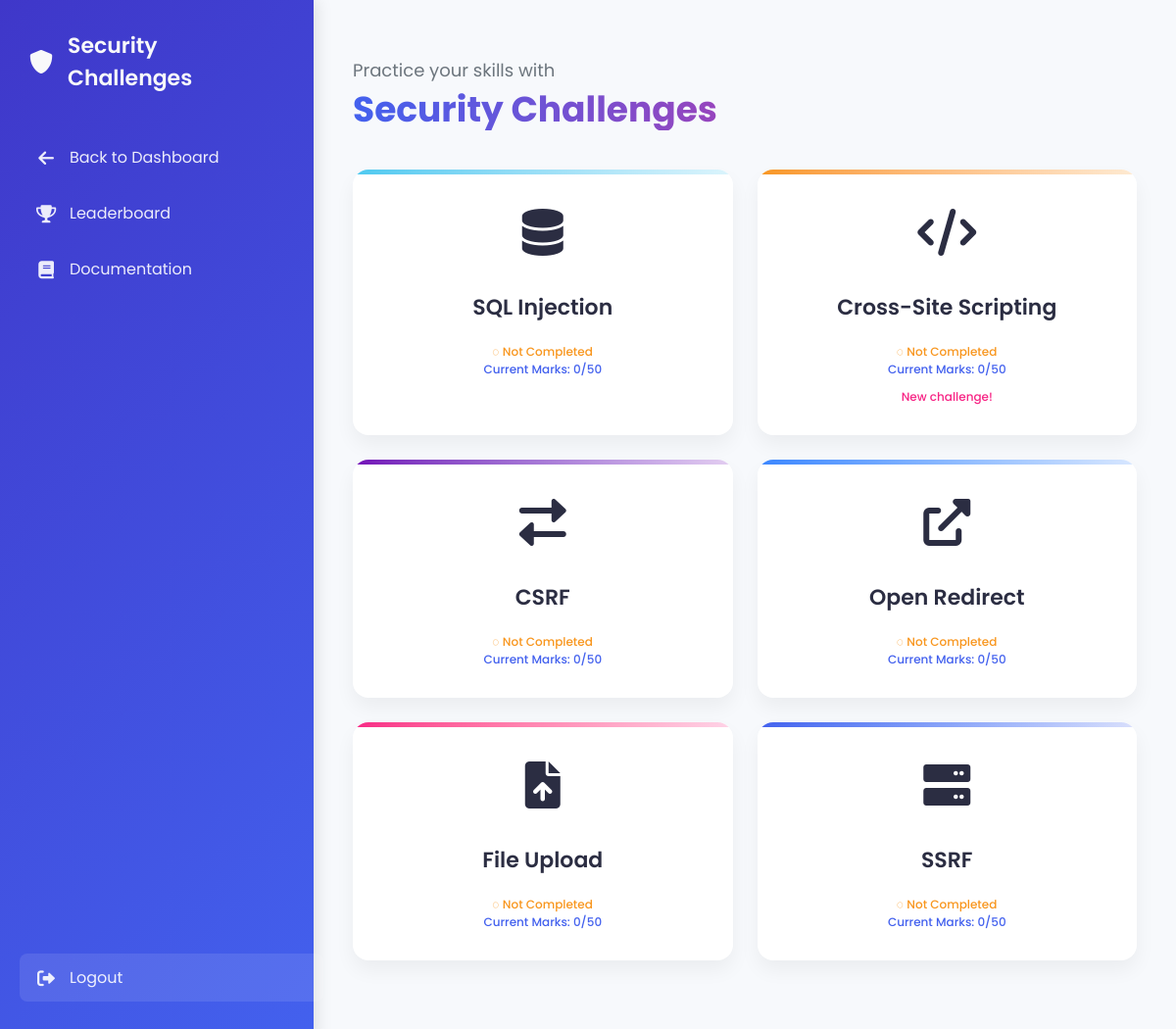
Screenshot of /progress.php (signed in) with the database file from the repository.
### tables this page shows
CREATE TABLE `user_task_progress` (
  `progress_id` int(11) NOT NULL,
  `user_id` int(11) NOT NULL,
  `xss_complete` tinyint(1) DEFAULT 0,
  `xss_hintseen` tinyint(1) DEFAULT 0,
  `xss_solutionseen` tinyint(1) DEFAULT 0,
  `xss_totalmark` int(11) DEFAULT 0,
  `xss_completion_time` timestamp NULL DEFAULT NULL,
  `csrf_complete` tinyint(1) DEFAULT 0,
  `csrf_hintseen` tinyint(1) DEFAULT 0,
  `csrf_solutionseen` tinyint(1) DEFAULT 0,
  `csrf_totalmark` int(11) DEFAULT 0,
  `csrf_completion_time` timestamp NULL DEFAULT NULL,
  `fileupload_complete` tinyint(1) DEFAULT 0,
  `fileupload_hintseen` tinyint(1) DEFAULT 0,
  `fileupload_solutionseen` tinyint(1) DEFAULT 0,
  `fileupload_totalmark` int(11) DEFAULT 0,
  `fileupload_completion_time` timestamp NULL DEFAULT NULL,
  `sqlinjection_complete` tinyint(1) DEFAULT 0,
  `sqlinjection_hintseen` tinyint(1) DEFAULT 0,
  `sqlinjection_solutionseen` tinyint(1) DEFAULT 0,
  `sqlinjection_totalmark` int(11) DEFAULT 0,
  `sqlinjection_completion_time` timestamp NULL DEFAULT NULL,
  `openredirect_complete` tinyint(1) DEFAULT 0,
  `openredirect_hintseen` tinyint(1) DEFAULT 0,
  `openredirect_solutionseen` tinyint(1) DEFAULT 0,
  `openredirect_totalmark` int(11) DEFAULT 0,
  `openredirect_completion_time` timestamp NULL DEFAULT NULL,
  `ssrf_complete` tinyint(1) DEFAULT 0,
  `ssrf_hintseen` tinyint(1) DEFAULT 0,
  `ssrf_solutionseen` tinyint(1) DEFAULT 0,
  `ssrf_totalmark` int(11) DEFAULT 0,
  `ssrf_completion_time` timestamp NULL DEFAULT NULL
);

### public/progress.php (the view, shortened to what this page needs)
<?php
require 'config.php';
try {
    $stmt = $pdo->prepare("SELECT * FROM user_task_progress WHERE user_id = ?");
    $stmt->execute([$_SESSION['user_id']]);
    $progress = $stmt->fetch(PDO::FETCH_ASSOC);
} catch (PDOException $e) {
    error_log("Database error: " . $e->getMessage());
    $progress = [];
}
$tasks = [
    'sqlinjection' => [
        'title' => 'SQL Injection',
        'icon' => 'fa-database',
        'page' => 'sqlinjection.php',
        'color' => 'sql'
    ],
    'xss' => [
        'title' => 'Cross-Site Scripting',
        'icon' => 'fa-code',
        'page' => 'xss.php',
        'color' => 'xss'
    ],
    'csrf' => [
        'title' => 'CSRF',
        'icon' => 'fa-exchange-alt',
        'page' => 'csrf.php',
        'color' => 'csrf'
    ],
    'openredirect' => [
        'title' => 'Open Redirect',
        'icon' => 'fa-external-link-alt',
        'page' => 'openredirect.php',
        'color' => 'redirect'
    ],
    'fileupload' => [
        'title' => 'File Upload',
        'icon' => 'fa-file-upload',
        'page' => 'fileupload.php',
        'color' => 'upload'
    ],
    'ssrf' => [
        'title' => 'SSRF',
        'icon' => 'fa-server',
        'page' => 'ssrf.php',
        'color' => 'ssrf'
    ]
];
?>
<!DOCTYPE html>
<html lang="en">
<head>
  <link rel="stylesheet" href="https://cdnjs.cloudflare.com/ajax/libs/font-awesome/6.0.0-beta3/css/all.min.css">
</head>
<body>
<div class="sidebar">
  <div>
    <div class="sidebar-header">
      <i class="fas fa-shield-alt"></i>
      <h2>Security Challenges</h2>
    </div>
    <div class="sidebar-menu">
      <a href="dashboard.php">
        <i class="fas fa-arrow-left"></i>
        Back to Dashboard
      </a>
      <a href="leaderboard.php">
        <i class="fas fa-trophy"></i>
        Leaderboard
      </a>
      <a href="#">
        <i class="fas fa-book"></i>
        Documentation
      </a>
    </div>
  </div>
  <a href="logout.php" class="logout-btn">
    <i class="fas fa-sign-out-alt"></i>
    Logout
  </a>
</div>
<div class="main">
  <div class="welcome-section">
    <p class="welcome-text">Practice your skills with</p>
    <h1 class="username">Security Challenges</h1>
  </div>
  <div class="challenges-grid">
    <?php foreach ($tasks as $taskKey => $taskConfig):
        $completed = $progress[$taskKey.'_complete'] ?? false;
        $marks = $progress[$taskKey.'_totalmark'] ?? 0;
    ?>
    <div class="challenge-card challenge-<?php echo $taskConfig['color']; ?>"
         onclick="navigateTo('<?php echo $taskConfig['page']; ?>')">
      <div class="challenge-icon">
        <i class="fas <?php echo $taskConfig['icon']; ?>"></i>
      </div>
      <h3 class="challenge-title"><?php echo $taskConfig['title']; ?></h3>
      <div class="challenge-status">
        <?php if($completed): ?>
          <span style="color: var(--success);">✓ Completed</span><br>
          Marks: <?php echo $marks; ?>/50
        <?php else: ?>
          <span style="color: var(--warning);">◌ Not Completed</span><br>
          Current Marks: <?php echo $marks; ?>/50
        <?php endif; ?>
      </div>
      <?php if($taskKey === 'xss' && !$completed): ?>
        <div class="challenge-status" style="color: var(--danger); margin-top: 10px;">
          New challenge!
        </div>
      <?php endif; ?>
    </div>
    <?php endforeach; ?>
  </div>
</div>
</body>
</html>

### public/progress.php (style rules this page uses)
:root { --primary: #4361ee; --secondary: #3f37c9; --accent: #4895ef; --dark: #2b2d42; --light: #f8f9fa; --success: #4cc9f0; --warning: #f8961e; --danger: #f72585; --gray: #6c757d; }
body { margin: 0; font-family: 'Poppins', sans-serif; display: flex; height: 100vh; background-color: #f7f9fc; color: var(--dark); }
.sidebar { width: 280px; background: linear-gradient(135deg, var(--secondary), var(--primary)); color: var(--light); display: flex; flex-direction: column; padding: 30px 20px; box-shadow: 4px 0 15px rgba(0, 0, 0, 0.1); z-index: 10; justify-content: space-between; }
.sidebar-header { display: flex; align-items: center; margin-bottom: 40px; padding: 0 10px; }
.sidebar-header i { font-size: 24px; margin-right: 15px; color: var(--light); }
.sidebar h2 { margin: 0; font-size: 22px; font-weight: 600; }
.sidebar-menu { flex: 1; }
.sidebar a { color: rgba(255, 255, 255, 0.9); text-decoration: none; padding: 12px 15px; margin: 8px 0; font-size: 16px; display: flex; align-items: center; border-radius: 8px; transition: all 0.3s ease; }
.sidebar a i { margin-right: 12px; font-size: 18px; width: 24px; text-align: center; }
.logout-btn { margin-top: 20px; padding: 12px 15px; color: rgba(255, 255, 255, 0.9); text-decoration: none; font-size: 16px; display: flex; align-items: center; border-radius: 8px; transition: all 0.3s ease; background: rgba(255, 255, 255, 0.1); border: none; cursor: pointer; width: 100%; }
.logout-btn i { margin-right: 12px; font-size: 18px; width: 24px; text-align: center; }
.main { flex: 1; padding: 40px; overflow-y: auto; }
.welcome-section { margin-bottom: 40px; }
.welcome-text { font-size: 18px; color: #6c757d; margin-bottom: 5px; }
.username { font-size: 36px; font-weight: 700; background: linear-gradient(90deg, var(--primary), var(--danger)); -webkit-background-clip: text; background-clip: text; color: transparent; margin: 0; line-height: 1.2; }
.challenges-grid { display: grid; grid-template-columns: repeat(auto-fill, minmax(300px, 1fr)); gap: 25px; margin-bottom: 40px; }
.challenge-card { background: white; padding: 30px; border-radius: 16px; box-shadow: 0 10px 20px rgba(0, 0, 0, 0.05); text-align: center; transition: all 0.3s ease; cursor: pointer; position: relative; overflow: hidden; }
.challenge-card::before { content: ''; position: absolute; top: 0; left: 0; width: 100%; height: 5px; background: linear-gradient(90deg, var(--primary), var(--danger)); }
.challenge-icon { font-size: 48px; margin-bottom: 20px; transition: all 0.3s ease; }
.challenge-title { font-size: 22px; font-weight: 600; margin-bottom: 10px; }
.challenge-status { font-size: 12px; font-weight: 500; color: var(--primary); }
.challenge-sql { --card-color: #4cc9f0; }
.challenge-xss { --card-color: #f8961e; }
.challenge-csrf { --card-color: #7209b7; }
.challenge-redirect { --card-color: #3a86ff; }
.challenge-upload { --card-color: #f72585; }
.challenge-ssrf { --card-color: #4361ee; }
.challenge-card::before { background: linear-gradient(90deg, var(--card-color), color-mix(in srgb, var(--card-color) 20%, white)); }

### rows the page displays
user_task_progress: sqlinjection_totalmark "0", xss_totalmark "0", csrf_totalmark "0", openredirect_totalmark "0", fileupload_totalmark "0", ssrf_totalmark "0"

### other values shown
$taskConfig['title'] "SQL Injection"
$taskConfig['title'] "Cross-Site Scripting"
$taskConfig['title'] "CSRF"
$taskConfig['title'] "Open Redirect"
$taskConfig['title'] "File Upload"
$taskConfig['title'] "SSRF"
